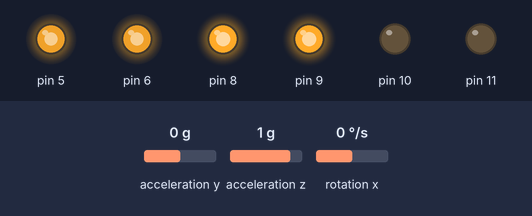
Bench run of a sketch on a simulated Arduino Uno, built with avr-gcc and run on an emulated ATmega328P. On the bench: output pins drawn as LEDs (lit = HIGH). Inputs (shaded band) come from the test bench; at power-on: acceleration y 0 g, acceleration z 1 g, rotation x 0 °/s. What the sketch prints to the serial monitor is not drawn.

Above: at 1.2 s.
1.3 s: acceleration y set to -1.4 g
At 3.0 s:
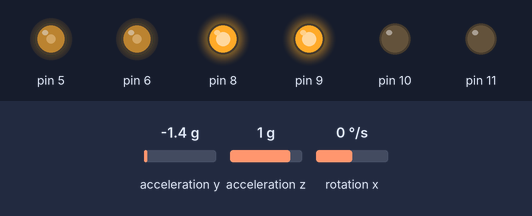
4.3 s: acceleration z set to -1.4 g
At 6.0 s:
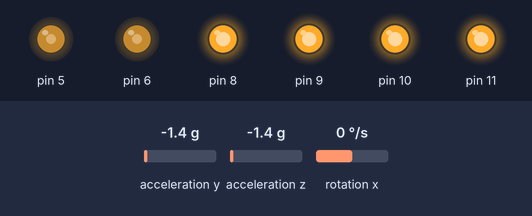
7.3 s: rotation x set to -100 °/s
At 7.6 s:
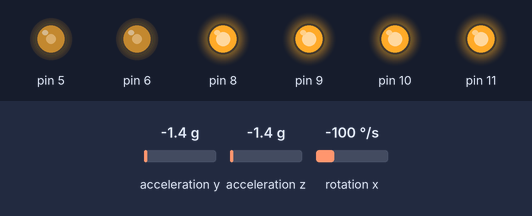
9.2 s: acceleration y set to 0 g
At 10.7 s:
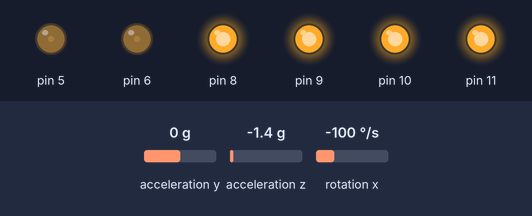
12.2 s: acceleration z set to 0 g
At 14.3 s:
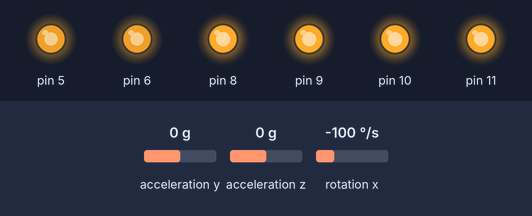
15.2 s: acceleration y set to 0.2 g
At 16.5 s:
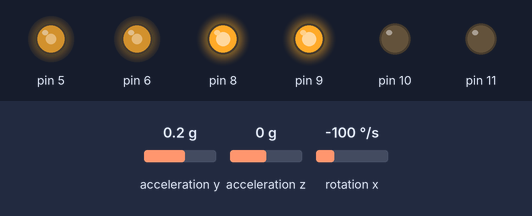
Timing chart, 0 to 18.2 s (numbered marks = the images above; inputs shaded):
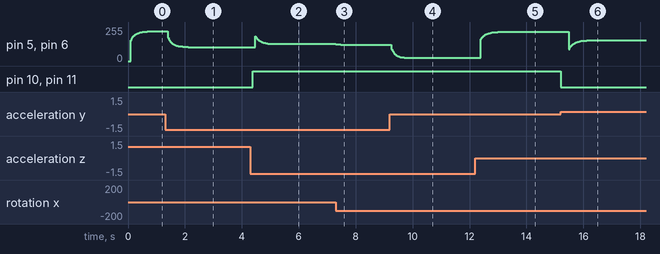

Measured:
- the behaviour switches between 0 and 0.1 g on acceleration y (found by bisection; images 5 and 6)
- after the input at 1.3 s, pin 5, pin 6: moves from 222/255 to 105/255 over 0.72 s, starting after 0.09 s
- after the input at 4.3 s, pin 10, pin 11: LOW → HIGH after 0.08 s
- after the input at 7.3 s, pin 5, pin 6: 129/255 → 127/255 at once, → 125/255 0.06 s later, → 123/255 0.10 s later, → 121/255 0.29 s later
- after the input at 9.2 s, pin 5, pin 6: moves from 121/255 to 24/255 over 0.67 s, starting after 0.06 s
- after the input at 12.2 s, pin 5, pin 6: moves from 24/255 to 218/255 over 0.61 s, starting after 0.19 s
- after the input at 15.2 s, pin 10, pin 11: HIGH → LOW at once

The sketch:

Tilt_angle_control.ino
```cpp
//The direction and rpm of the motor is controlled by
//tilt angle of the robot

#include "Wire.h"
#include "I2Cdev.h"
#include "MPU6050.h"

MPU6050 mpu;

int accY, accZ, gyroX;
float accAngle = 0, gyroAngle = 0, botAngle = 0, previousAngle = 0;
float gyroRate = 0;

int val = 255;

void setup() {

  mpu.initialize();
  Serial.begin(9600);

  pinMode(5, OUTPUT);
  pinMode(8, OUTPUT);
  pinMode(11, OUTPUT);

  pinMode(6, OUTPUT);
  pinMode(9, OUTPUT);
  pinMode(10, OUTPUT);

  digitalWrite(8, HIGH);
  digitalWrite(9, HIGH);

  initTimer2();

}

void loop() {

  accZ = mpu.getAccelerationZ();
  accY = mpu.getAccelerationY();

  gyroX = mpu.getRotationX();

  accAngle = atan2(accZ, -accY) * RAD_TO_DEG;

  gyroRate = gyroX / 131;

  botAngle = 0.97 * (previousAngle + gyroAngle) + 0.03 * (accAngle);
  previousAngle = botAngle;

  if (botAngle > 0)
  {
    digitalWrite(10, LOW);
    digitalWrite(11, LOW);
    val = map(botAngle, 0, 90, 30, 225);
    analogWrite(5, val);
    analogWrite(6, val);
  }

  if (botAngle < 0)
  {
    digitalWrite(10, HIGH);
    digitalWrite(11, HIGH);
    val = map(botAngle, -90, 0,30, 225);
    analogWrite(5, val);
    analogWrite(6, val);

  }

  Serial.println(val);
}

ISR(TIMER2_COMPA_vect)
{
  gyroAngle = (float)gyroRate * 0.001;
}


void initTimer2()
{
  //reset timer2 control register A
  TCCR2A = 0;

  //set CTC mode
  TCCR2A |= (1 << WGM21);
  TCCR2A &= ~(1 << WGM20);
  TCCR2B &= ~(1 << WGM22);

  //prescaler of 1024
  TCCR2B &= ~(1 << CS21);
  TCCR2B |= ((1 << CS22) | (1 << CS20));

  //reset counter
  TCNT2 = 0;

  //set compare register
  OCR2A = 125;

  //enable timer1 compare match interrupt
  TIMSK2 |= (1 << OCIE2A);

  //enable global interrupt
  sei();
}
```
